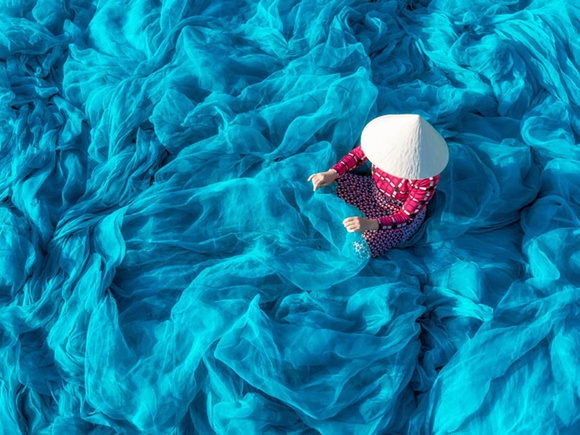
#> input picture Lab04/image.jpg, 580 x 435 px
$ jupyter execute LossyCompression.ipynb   (shell and % lines are left out)
#> lines starting #> are read from the running program, lines starting #| are printed output that depends on the picture
### Lab04/huffTreeUtilities.py
"""
Joshua Stough
DIP

Huffman Tree/Coding utility functions for image processing.
"""

import matplotlib.pyplot as plt
import numpy as np
from heapq import *
from huffnode import huffnode
import random

#Build a huffman tree based on some image I, return the tree
#Assuming a uint8 single channel image
def buildHuffTree(I):

    #Now we know I is uint8, single channel
    hist, bins = np.histogram(I.ravel(), np.arange(257))

    lystOfNodes = [huffnode(freq, intensity) for freq,intensity in zip(hist, bins[:-1])]

    #Now use the heapq functions to build a single tree out of these nodes.
    heapify(lystOfNodes)

    while len(lystOfNodes) > 1:
        first = heappop(lystOfNodes)
        second = heappop(lystOfNodes)
        heappush(lystOfNodes, huffnode(first.getFreq() + second.getFreq(),
                            -1, second, first))
        #Notice making the left side the more frequent.

    #When there is only one node in the lyst, then that node is the
    #root of the Huffman tree.
    tree = heappop(lystOfNodes)
    #tree.printTree()
    return tree

#A function that recursively constructs the bit sequence leading to
#each leaf node, building a dictionary that goes from leaf node
#symbol to that sequence.
def buildHuffEncoder(tree, seq = ''):
    retDict = {}
    if tree.isLeaf():
        retDict[tree.getSymb()] = seq
        return retDict

    #Left is 1, right is 0
    if tree.getLeft():
        retDict.update(buildHuffEncoder(tree.getLeft(), seq + '1'))

    if tree.getRight():
        retDict.update(buildHuffEncoder(tree.getRight(), seq + '0'))

    return retDict


def buildHuffPair(I):
    tree = buildHuffTree(I)
    encoder = buildHuffEncoder(tree)
    #the following should work because encoder[key] should also be unique.
    decoder = dict((encoder[key], key) for key in encoder)
    return encoder, decoder

def loadHuffableImage(I):
    if type(I) == str:
        I = plt.imread(I)

    if (len(I.shape) > 2):
        print("loadHuffableImage: input is multi-channel, using grayscale.")
        Ig = 0.2989 * I[..., 0] + 0.5870 * I[..., 1] + 0.1140 * I[..., 2]
        I = Ig

    if I.ravel().max() <= 1:
        print('loadHuffableImage: Setting range to [0, 255]')
        I = np.round(256*I)

    I[I > 255] = 255
    I = I.copy().astype('uint8')

    return I

# [21 lines left out: function testTreeMaking, not called in this run]


#testTreeMaking()

### Lab04/huffnode.py
"""
Joshua Stough
DIP

Simple binary tree class for huffman coding demo.
"""

class huffnode(object):
    # [4 lines left out: function __init__, not called in this run]

    def __init__(self, freq, symbol ='a', left = None, right = None):
        self.f = freq
        self.s = symbol
        self.l = left
        self.r = right

    def getFreq(self):
        return self.f

    def getSymb(self):
        return self.s

    def getLeft(self):
        return self.l

    def getRight(self):
        return self.r

    def isLeaf(self):
        return (self.l is None) and (self.r is None)

    def __str__(self):
        return '[node: freq %d: %s]' % \
                (self.f, ['', str(self.s)][self.isLeaf()])

    def __cmp__(self, other):
        return self.f - other.f

    def __eq__(self, other):
        return self.f == other.f

    def __ne__(self, other):
        return self.f != other.f

    def __lt__(self, other):
        return self.f < other.f

    # [13 lines left out: function printTree, not called in this run]

### Lab04/LossyCompression.ipynb
[cell 1]
import huffTreeUtilities as hf
import numpy as np
import matplotlib.pyplot as plt
from scipy.stats import entropy
from CompStats import getCompressionStats
import copy

[cell 2]
I = plt.imread('image.jpg', 'uint8')
#> I is the input picture: shape (435, 580, 3); mean R, G, B 11.1, 130, 167.3
Ic = I.copy()
Ic_red = hf.loadHuffableImage(Ic[..., 0]) # it is 2-D array, it removes the color channel already
#> in loadHuffableImage, `I[I > 255] = 255`:
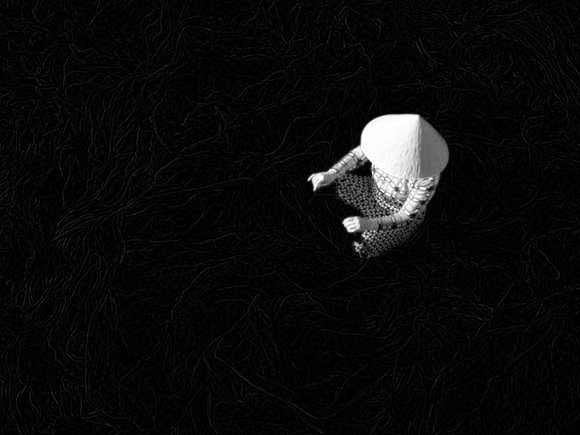
#> I: shape (435, 580); min 0, max 255, mean 11.1
red_chan = Ic[...,0]
encoder_red, decoder_red = hf.buildHuffPair(red_chan)
#> in buildHuffTree, `hist, bins = np.histogram(I.ravel(), np.arange(257))`: hist = 256 values, max 69928 at index 0, min 14 at index 159, mean 985.5; bins = 257 values from 0 to 256
#> in buildHuffTree, `lystOfNodes = [huffnode(freq, intensity) for freq,intensity in zip(his..`: lystOfNodes = 256 items
#> the loop in buildHuffTree, `while len(lystOfNodes) > 1:` made 255 passes
#> encoder_red = 256 items; decoder_red = 256 items
en_red = ''.join(encoder_red[pix] for pix in red_chan.ravel()) # string of encoded image

Ic_green = hf.loadHuffableImage(Ic[..., 1]) # it is 2-D array, it removes the color channel already
#> in loadHuffableImage (call 2), `I[I > 255] = 255`:
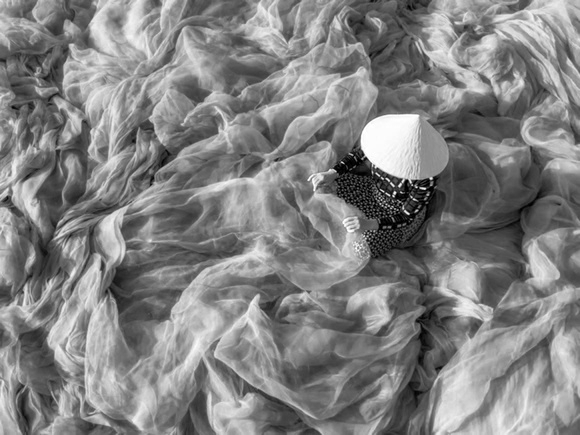
#> I: shape (435, 580); min 0, max 255, mean 130
green_chan = Ic[...,1]
encoder_green, decoder_green = hf.buildHuffPair(green_chan)
#> the loop in buildHuffTree (call 2), `while len(lystOfNodes) > 1:` made 255 passes
#> encoder_green = 256 items; decoder_green = 256 items
en_green = ''.join(encoder_green[pix] for pix in green_chan.ravel()) # string of encoded image

Ic_blue = hf.loadHuffableImage(Ic[..., 2]) # it is 2-D array, it removes the color channel already
#> in loadHuffableImage (call 3), `I[I > 255] = 255`:
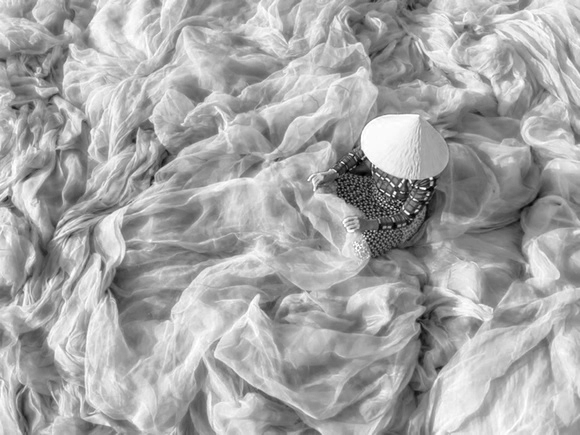
#> I: shape (435, 580); min 0, max 255, mean 167.3
blue_chan = Ic[...,2]
encoder_blue, decoder_blue = hf.buildHuffPair(blue_chan)
#> encoder_blue = 256 items; decoder_blue = 256 items
en_blue = ''.join(encoder_blue[pix] for pix in blue_chan.ravel()) # string of encoded image
# plt.close('all')
# print(en_red)
# encoder_red

[cell 3]
print(len(en_red))
#| 1052785
print(len(Ic[...,0].ravel())*8)
#| 2018400

[cell 4]
def find_min_length(arr):
    # ['101010','100','11111']
    min_str = arr[0]
    for i in arr:
        if len(i) < len(min_str):
            min_str = i
    return min_str

[cell 5]
def substitute(encoder, nearby):
#> called with nearby = 20
    sub = {}
    intensity_list = np.arange(0, 256)
    for i in intensity_list:
        if i < 256 - nearby:
            arr = [encoder[x] for x in range(i, i+nearby)]
            sub[i] = find_min_length(arr)
        else:
            arr = [encoder[x] for x in range(256 - nearby, 256)]
            sub[i] = find_min_length(arr)
#> this loop made 256 passes
#> after the loop, sub = 256 items
    return sub

[cell 6]
def sub_bin(encoder, nearby):
    sub = copy.deepcopy(encoder)
    intensity_list = np.arange(0,256)
    for i in range(len(intensity_list)//nearby):
        r = range(i*nearby, (i+1)*nearby)
        min_str = find_min_length([encoder[x] for x in r])
        for j in r:
            sub[j] = min_str
    return sub

[cell 7]
cp_red = substitute(encoder_red, 20)
#> cp_red = 256 items
cp_blue = substitute(encoder_blue, 20)
#> the loop in substitute (call 2), `for i in intensity_list:` made 256 passes
#> cp_blue = 256 items
cp_green = substitute(encoder_green, 20)
# for i in range(256):
#     print(i, len(cp_red[i]), len(encoder_red[i]))
encoder_red[50]
cp_red[50]
#> Out = '010101001100'

[cell 8]
en_cp_red = ''.join(cp_red[pix] for pix in red_chan.ravel()) # string of encoded image
en_cp_green = ''.join(cp_green[pix] for pix in green_chan.ravel()) # string of encoded image
en_cp_blue = ''.join(cp_blue[pix] for pix in blue_chan.ravel()) # string of encoded image
# decoder_cp_red = dict((cp_red[key], key) for key in cp_red)
# decoder_cp_blue = dict((cp_blue[key], key) for key in cp_blue)
# decoder_cp_green = dict((cp_green[key], key) for key in cp_green)
print(len(en_cp_red)) # my stuff
#| 1045417
print(len(en_red)) # huffman
#| 1052785

[cell 9]
cp_red[141]
#> Out = '0101010011011'

[cell 10]
def decodeImage(code, decoder):
    '''
    Decode the code string
    Input: str of encoded code in huffman encoding
    Output: list of intensities that = to I.ravel()
    '''
    decode = np.zeros((Ic_red.ravel()).shape)
    current_index = ''
    index = 0
    for num in code:
        current_index = current_index + num
        if current_index in decoder:
            decode[index] = (decoder[current_index])
            current_index = ''
            index += 1
    return decode

[cell 11]
# Form the decoded sequences
# red
re_cp_red = decodeImage(en_cp_red, decoder_red)
# green
re_cp_green = decodeImage(en_cp_green, decoder_green)
# blue
re_cp_blue = decodeImage(en_cp_blue, decoder_blue)

[cell 12]
# I_reconstruct = np.reshape(s, red_chan)
# reconstruct the image
red_reconst = np.reshape(re_cp_red, Ic_red.shape)
green_reconst = np.reshape(re_cp_green, Ic_green.shape)
blue_reconst = np.reshape(re_cp_blue, Ic_blue.shape)
I_reconstructed = np.zeros(I.shape)
I_reconstructed[...,0] = red_reconst
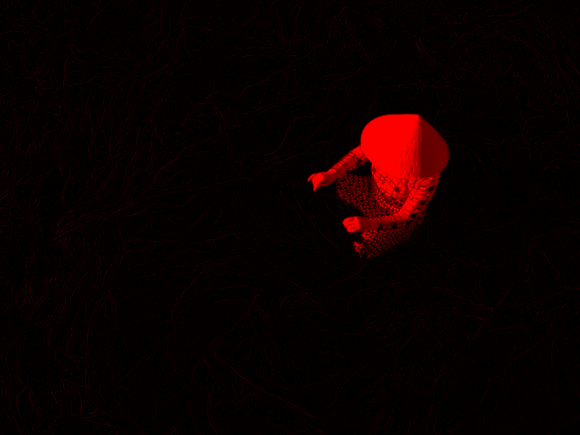
#> I_reconstructed: shape (435, 580, 3) float64; mean of channels 0, 1, 2 11.2, 0, 0; drawn as R, G, B
I_reconstructed[...,1] = green_reconst
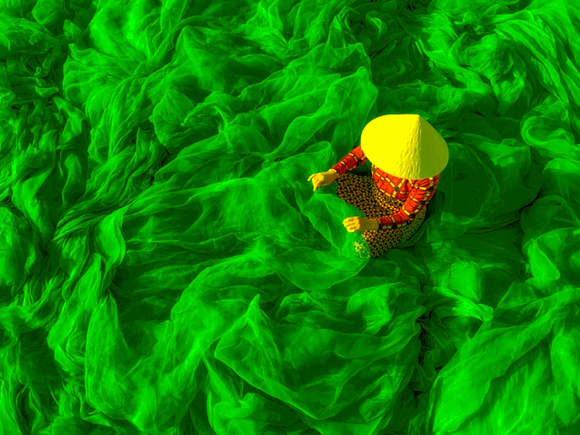
#> I_reconstructed: shape (435, 580, 3) float64; mean of channels 0, 1, 2 11.2, 131.3, 0; drawn as R, G, B
I_reconstructed[...,2] = blue_reconst
print(I_reconstructed.size)
#| 756900

[cell 13]
# Form the decoded sequences
# red
re_red = decodeImage(en_red, decoder_red)
# green
re_green = decodeImage(en_green, decoder_green)
# blue
re_blue = decodeImage(en_blue, decoder_blue)

[cell 14]
# I_reconstruct = np.reshape(s, red_chan)
# reconstruct the image
red_reconst_x = np.reshape(re_red, Ic_red.shape)
green_reconst_x = np.reshape(re_green, Ic_green.shape)
blue_reconst_x = np.reshape(re_blue, Ic_blue.shape)
Ir = np.zeros(I.shape)
Ir[...,0] = red_reconst_x
Ir[...,1] = green_reconst_x
Ir[...,2] = blue_reconst_x
# print(I_reconstructed)

[cell 15]
f, axx = plt.subplots(1,3, figsize = (10,3), sharex = True, sharey = True)
axx[0].imshow(I)
axx[0].set_title("original")
axx[1].imshow(Ir.astype('uint8'))
axx[1].set_title("Huffman")

axx[2].imshow(I_reconstructed.astype('uint8'))
axx[2].set_title("5 nearby lossy")
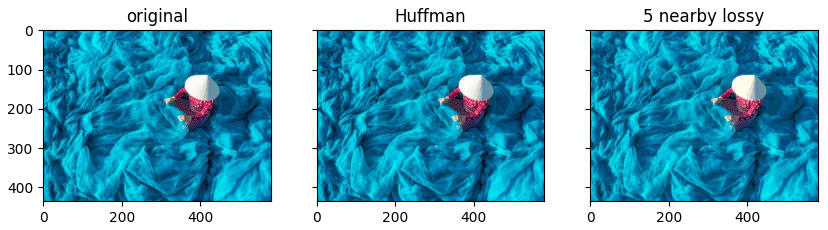
#> figure drawn by matplotlib, 3 panels

[cell 16]
plt.figure()
# plt.imshow(I - I_reconstructed)
dif = ((abs(I - I_reconstructed) + 1).astype('uint8'))
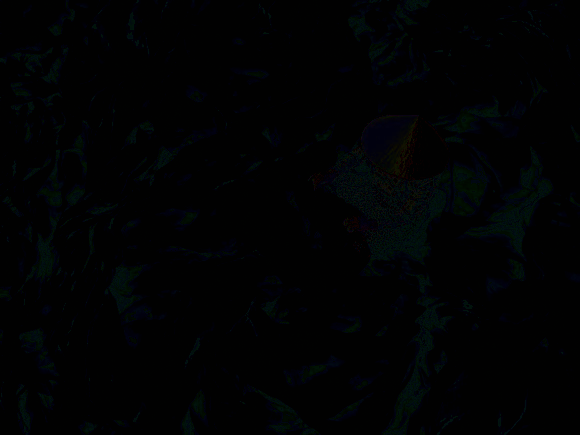
#> dif: shape (435, 580, 3); mean R, G, B 1.14, 2.24, 2.84
# plt.imshow(np.log(dif))
dif = dif/dif.ravel().max()
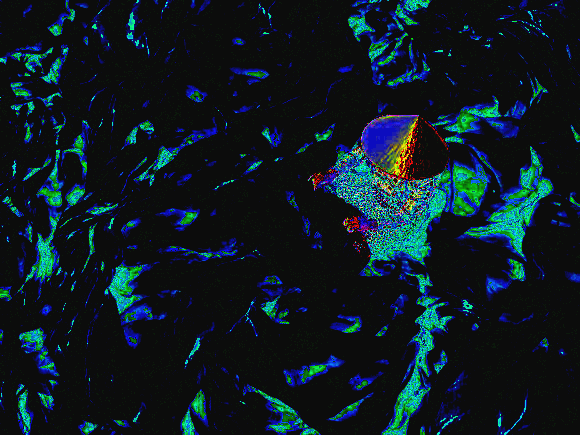
#> dif: shape (435, 580, 3) float64; mean R, G, B 0.0571, 0.112, 0.142
plt.imshow(dif, cmap = 'gray')

[cell 17]
#The histogram bins are just let's say 256 bins in [0,1]
bins = np.arange(256)/256
f1, axarr = plt.subplots(1,2, figsize=(10, 3))
Is = I/I.ravel().max()
axarr[0].imshow(I)
axarr[1].hist(Is[...,0].ravel(), bins, alpha = .6, label = 'red', color = 'r')
axarr[1].hist(Is[...,1].ravel(), bins, alpha = .6, label = 'green', color = 'g')
axarr[1].hist(Is[...,2].ravel(), bins, alpha = .6, label = 'blue', color = 'b')
axarr[1].legend(loc = 'upper right')
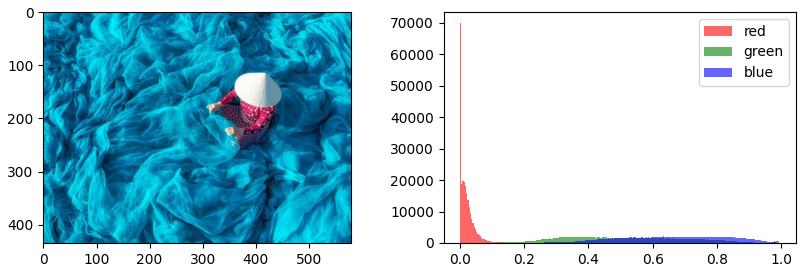
#> figure drawn by matplotlib, 2 panels; panel 2: tallest bar 69928 high, from x = 0 to 0.00391; panel 2: tallest bar 2011 high, from x = 0.371 to 0.375; panel 2: tallest bar 2067 high, from x = 0.633 to 0.637

[cell 18]
#The histogram bins are just let's say 256 bins in [0,1]
bins = np.arange(256)/256
f1, axarr = plt.subplots(1,2, figsize=(10, 3))
I_reconstructed = I_reconstructed/I_reconstructed.ravel().max()
axarr[0].imshow(I_reconstructed)
axarr[0].set_title('20 lossy')
axarr[1].hist(I_reconstructed[...,0].ravel(), bins, alpha = .6, label = 'red', color = 'r')
axarr[1].hist(I_reconstructed[...,1].ravel(), bins, alpha = .6, label = 'green', color = 'g')
axarr[1].hist(I_reconstructed[...,2].ravel(), bins, alpha = .6, label = 'blue', color = 'b')
axarr[1].legend(loc = 'upper right')
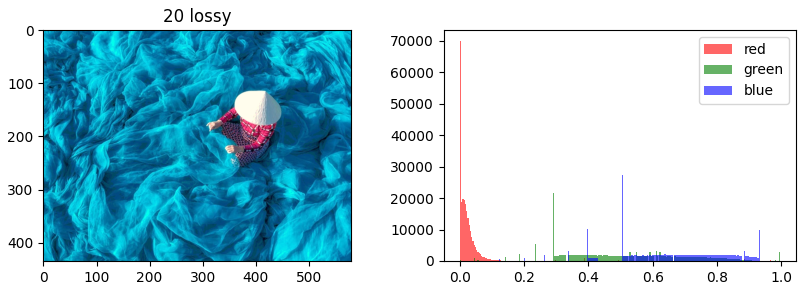
#> figure drawn by matplotlib, 2 panels; panel 2: tallest bar 69928 high, from x = 0 to 0.00391; panel 2: tallest bar 21457 high, from x = 0.289 to 0.293; panel 2: tallest bar 27436 high, from x = 0.504 to 0.508

$ run again, with Lab04/germanTown.jpg copied over Lab04/image.jpg
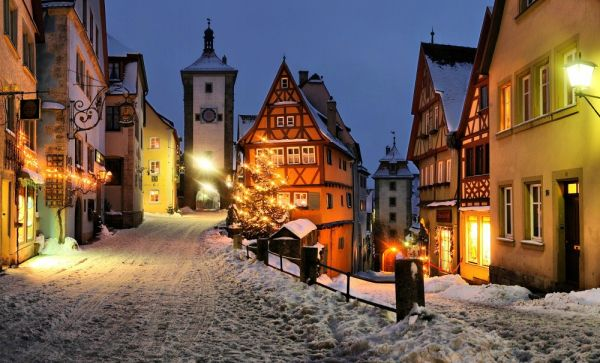
#> input picture Lab04/germanTown.jpg, 600 x 363 px
#> I is the input picture: shape (363, 600, 3); mean R, G, B 115.5, 93.4, 78.1
#> I: shape (363, 600)
#> hist = 256 values, max 6486 at index 76, min 207 at index 1, mean 850.8; bins = 257 values from 0 to 256
#> lystOfNodes = 256 items
#> the loop in buildHuffTree, `while len(lystOfNodes) > 1:` made 255 passes
#> the loop in buildHuffTree (call 2), `while len(lystOfNodes) > 1:` made 255 passes
#> in loadHuffableImage (call 3), `I[I > 255] = 255`:
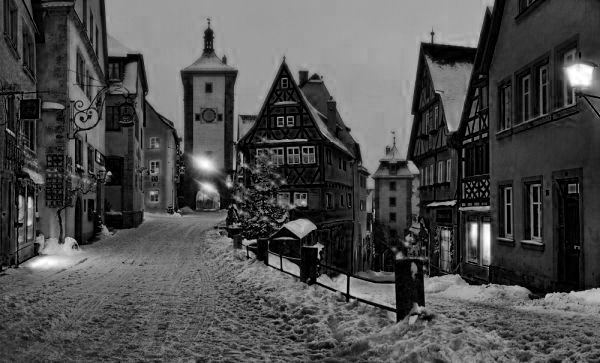
#> I: shape (363, 600); min 0, max 255, mean 78.1
#| 1680400
#| 1742400
#> the loop in substitute, `for i in intensity_list:` made 256 passes
#> the loop in substitute (call 2), `for i in intensity_list:` made 256 passes
#> `cp_red[50]`: Out = '01001001'
#| 1583396
#| 1680400
#> `cp_red[141]`: Out = '10101011'
#| 653400
#> `[cell 18] #The histogram bins are just let's say 256 bins in [0,1] bin..`:
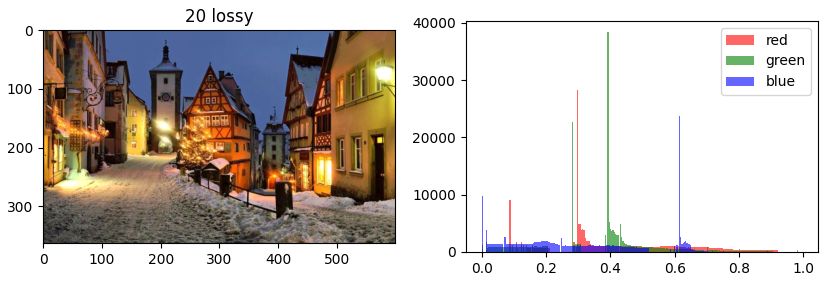
#> figure drawn by matplotlib, 2 panels; panel 2: tallest bar 28339 high, from x = 0.297 to 0.301; panel 2: tallest bar 38413 high, from x = 0.391 to 0.395; panel 2: tallest bar 23784 high, from x = 0.613 to 0.617
